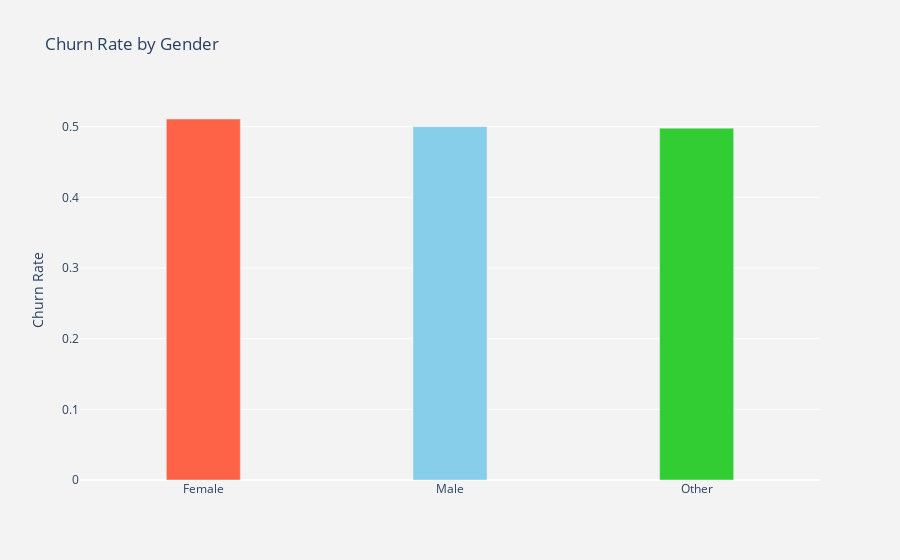

The notebook cell saved with this chart:
### Markdown cell above
'gender', 'subscription_type', 'region', 
                             'device', 'payment_method', 'favorite_genre'

### Code cell
plot_by_payment_hist = df.groupby('gender').churned.mean().reset_index()
plot_data = [
    go.Bar(
        x=plot_by_payment_hist['gender'],
        y=plot_by_payment_hist['churned'],
        width=[0.3, 0.3, 0.3],
        marker=dict(
            color=['tomato', 'skyblue', 'limegreen']
        )
    )
]
plot_layout=go.Layout(
    xaxis={"type": "category"},
    yaxis={"title": "Churn Rate"},
    title='Churn Rate by Gender',
    plot_bgcolor='rgb(243,243,243)',
    paper_bgcolor='rgb(243,243,243)',
)
fig = go.Figure(data=plot_data, layout=plot_layout)
po.iplot(fig)

### Figure 1 — Plotly figure (JSON) as saved in the notebook; plotly's stock layout.template omitted (floating-point values rounded to 4 significant figures)
{"data": [{"marker": {"color": ["tomato", "skyblue", "limegreen"]}, "type": "bar", "width": [0.3, 0.3, 0.3], "x": ["Female", "Male", "Other"], "y": [0.5108, 0.5, 0.4979]}], "layout": {"paper_bgcolor": "rgb(243,243,243)", "plot_bgcolor": "rgb(243,243,243)", "title": {"text": "Churn Rate by Gender"}, "xaxis": {"type": "category"}, "yaxis": {"title": {"text": "Churn Rate"}}}}
